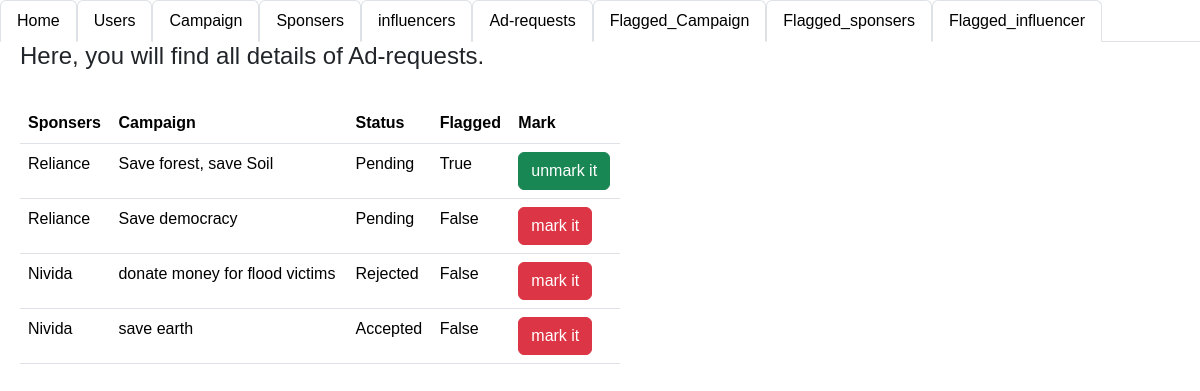
The app's page /admin_adreq, older data.
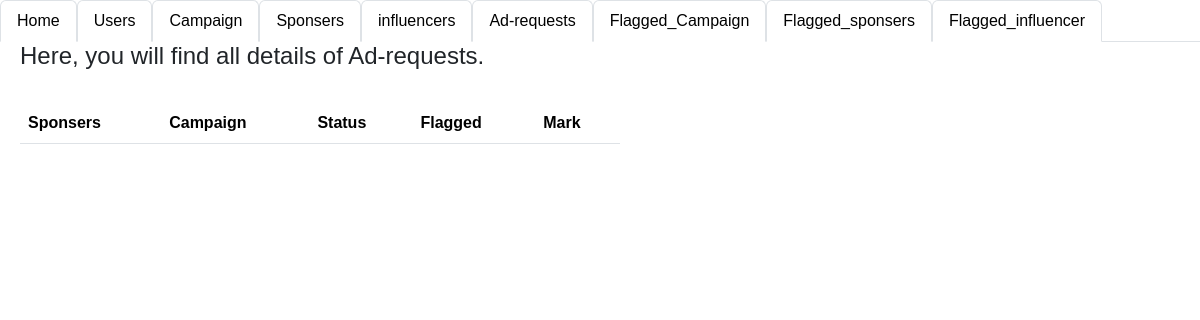
The same page, newer data.
### app.py (models this page shows)
class Sponsers(db.Model):
    __tablename__='sponsers'
    Sponsers_id=db.Column(db.Integer,primary_key=True,autoincrement=True)
    Company_name=db.Column(db.String)
    industry=db.Column(db.String)
    budget=db.Column(db.Integer)
    user_id=db.Column(db.Integer,db.ForeignKey(user.user_id))
    flagged_spons=db.Column(db.Boolean, default=False)

class campaigns(db.Model):
    __tablename__='campaign'
    campaigns_id=db.Column(db.Integer,primary_key=True,autoincrement=True)
    sponser_id=db.Column(db.String,db.ForeignKey(Sponsers.Sponsers_id))
    name=db.Column(db.String,nullable=False)
    description=db.Column(db.String)
    start_date=db.Column(db.String)
    end_date=db.Column(db.String)
    budget=db.Column(db.Integer)
    Visibility=db.Column(db.String)
    goals=db.Column(db.String)
    flagged_camp=db.Column(db.Boolean, default=False)

class Ad_request(db.Model):
    __tablename__="ad_req"
    adreq_id=db.Column(db.Integer,primary_key=True,autoincrement=True)
    campaigns_id=db.Column(db.Integer,db.ForeignKey(campaigns.campaigns_id))
    sponsers_id=db.Column(db.Integer,db.ForeignKey(Sponsers.Sponsers_id))
    messages=db.Column(db.String)
    requirements=db.Column(db.String)
    payment_amount=db.Column(db.String)
    status=db.Column(db.String)
    Influ_id=db.Column(db.Integer,db.ForeignKey(influencer.influencer_id))
    flagged_ad_reqd=db.Column(db.Boolean, default=False)

### app.py (the view)
@app.route("/admin_adreq",methods=["GET"])
def admin_adreq():
    addata=db.session.query(Ad_request).all()
    data=dict()
    count=1
    for i in addata:
        sponser=db.session.query(Sponsers).filter(Sponsers.Sponsers_id==i.sponsers_id).first()
        company=db.session.query(campaigns).filter(campaigns.campaigns_id==i.campaigns_id).first()
        data[count]=[i.adreq_id,sponser.Company_name,company.name,i.status,i.flagged_ad_reqd]
        count+=1
    print(data)
    return render_template("admin_adreq.html",addata=addata,data=data)

### templates/admin_adreq.html (shortened to what this page needs)
<!DOCTYPE html>
<html lang="en">
<head>
    <link href="static\style.css" rel="stylesheet">
    <link href="https://cdn.jsdelivr.net/npm/bootstrap@5.3.3/dist/css/bootstrap.min.css" rel="stylesheet">
</head>
<body>
  <ul class="nav nav-tabs">
    <li class="nav-item">
      <a class="nav-link active" aria-current="page" href="/login">Home</a>
    </li>
    <li class="nav-item">
      <a class="nav-link active" aria-current="page" href="/login_users">Users</a>
    </li>
    <li class="nav-item">
      <a class="nav-link active" aria-current="page" href="/login_camp" >Campaign</a>
    </li>
    <li class="nav-item">
      <a class="nav-link active" aria-current="page" href="/admin_spons" >Sponsers</a>
    </li>
    <li class="nav-item">
      <a class="nav-link active" aria-current="page" href="/admin_info" >influencers</a>
    </li>
    <li class="nav-item">
      <a class="nav-link active" aria-current="page" href="/admin_adreq" >Ad-requests</a>
  </li>
    <li class="nav-item">
      <a class="nav-link active" aria-current="page" href="" >Flagged_Campaign</a>
    </li>
    <li class="nav-item">
      <a class="nav-link active" aria-current="page" href="" >Flagged_sponsers</a>
    </li>
    <li class="nav-item">
      <a class="nav-link active" aria-current="page" href="" >Flagged_influencer</a>
    </li>
  </ul>
    <div class="seperate">
      <div style="width: 50%; margin-left: 20px;">
          <h4>Here, you will find all details of Ad-requests.</h4><br>
          <table class="table table-hover">
            <tr>
              <th>Sponsers</th>
              <th>Campaign</th>
              <th>Status</th>
              <th>Flagged</th>
              <th>Mark</th>
            </tr>
              {% for i in data %}
            <tr>
              <td>{{ data[i][1] }}</td>
              <td>{{data[i][2]}}</td>
              <td>{{data[i][3]}}</td>
              <td>{{data[i][4]}}</td>
              {% if data[i][4] == false %}
              <td><a class="btn btn-danger" href="/admin_ad_flag/{{data[i][0]}}">mark it</a></td>
              {% else %}
              <td><a class="btn btn-success" href="/admin_ad_flag_true/{{data[i][0]}}">unmark it</a></td>
              {% endif %}
            </tr>
              {% endfor %}
          </table>
      </div >
    </div>
</body>
</html>

Row changes from the older to the newer data that the page shows:
removed Sponsers: Company_name "Reliance" "Reliance"
removed campaigns: name "Save forest, save Soil"
removed Ad_request: status "Pending"
removed campaigns: name "Save democracy"
removed Ad_request: status "Pending"
no longer on this page (row edited): Sponsers: Company_name "Nivida" "Nivida"
removed campaigns: name "donate money for flood victims"
removed Ad_request: status "Rejected"
removed campaigns: name "save earth"
removed Ad_request: status "Accepted"
Text that changed along with them:
list line gone: "True unmark it"
list line gone: "False mark it"
